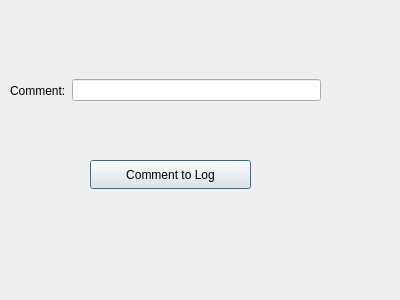
<?xml version="1.0" encoding="UTF-8"?>
<ui version="4.0">
 <class>comment</class>
 <widget class="QDialog" name="comment">
  <property name="geometry">
   <rect>
    <x>0</x>
    <y>0</y>
    <width>400</width>
    <height>300</height>
   </rect>
  </property>
  <property name="windowTitle">
   <string>Dialog</string>
  </property>
  <widget class="QPushButton" name="pushButton">
   <property name="geometry">
    <rect>
     <x>90</x>
     <y>160</y>
     <width>161</width>
     <height>29</height>
    </rect>
   </property>
   <property name="text">
    <string>Comment to Log</string>
   </property>
  </widget>
  <widget class="QWidget" name="">
   <property name="geometry">
    <rect>
     <x>10</x>
     <y>20</y>
     <width>311</width>
     <height>141</height>
    </rect>
   </property>
   <layout class="QHBoxLayout" name="horizontalLayout">
    <item>
     <widget class="QLabel" name="label">
      <property name="text">
       <string>Comment:</string>
      </property>
     </widget>
    </item>
    <item>
     <widget class="QLineEdit" name="lineEdit"/>
    </item>
   </layout>
  </widget>
 </widget>
 <resources/>
 <connections/>
</ui>
